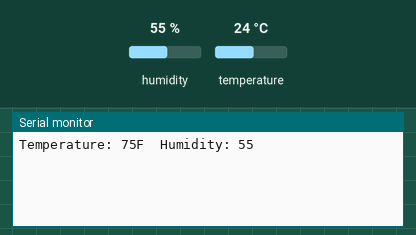
This sketch was run on a simulated Arduino Uno, built with avr-gcc and run on an emulated ATmega328P. Shown: the last lines printed to the serial monitor. The inputs (shaded band) are chosen by the test bench; at power-on: humidity 55 %, temperature 24 °C.

Above: at 3.2 s.
3.3 s: humidity set to 22 %
At 5.5 s:
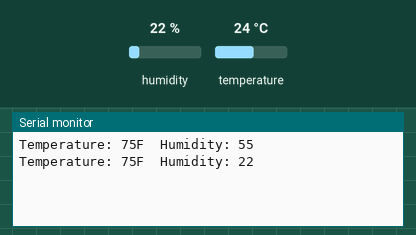
6.0 s: temperature set to 12 °C
At 7.2 s:
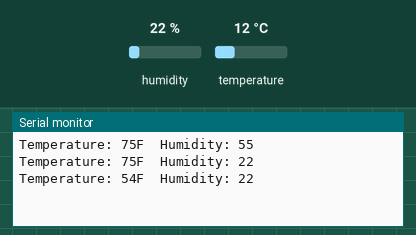
8.7 s: humidity set to 40 %
At 10.7 s:
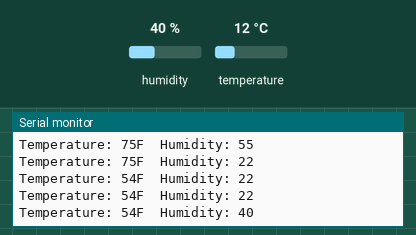
Timing chart, 0 to 12.2 s (numbered marks = the images above; inputs shaded):
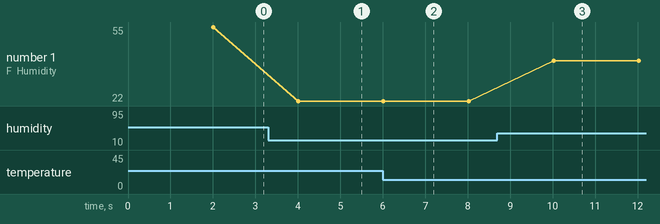

The sketch:

dht22.ino
```cpp
#include <DHT.h>
#include <math.h>


// NOTE: Requires the DHT and Adafruit Sensor libraries
//
// DHT22 wiring:
// - Insert DHT22 into breadboard in slots 1 (+), 2 (out), and 3 (-)
// - Wire Arduino 5V to slot 1 (+)
// - Wire Arduino PWM 5 to slot 2 (out)
// - Wire Arduino GND to slot 3 (-)


const int DHT22_PIN = 8;


DHT dht22(DHT22_PIN, DHT22);


int temperature;
int humidity;


void setup() {
    Serial.begin(9600);
    dht22.begin();
    delay(2000);
}


void loop() {
    getTemperatureHumidity();

    Serial.print("Temperature: ");
    Serial.print(temperature);
    Serial.print("F  Humidity: ");
    Serial.print(humidity);
    Serial.println();

    delay(2000);
}


void getTemperatureHumidity() {
    temperature = (int) round(dht22.readTemperature(true));
    humidity = (int) round(dht22.readHumidity());
}
```

Measured:
- after the input at 3.3 s, the serial monitor: prints a new line after 0.71 s (image 1)
- after the input at 6.0 s, the serial monitor: prints a new line at once (image 2)
- after the input at 8.7 s, the serial monitor: prints a new line after 1.3 s (image 3)
- plotted number 1: 55 → 22 after the input at 3.3 s, 22 → 40 after the input at 8.7 s
